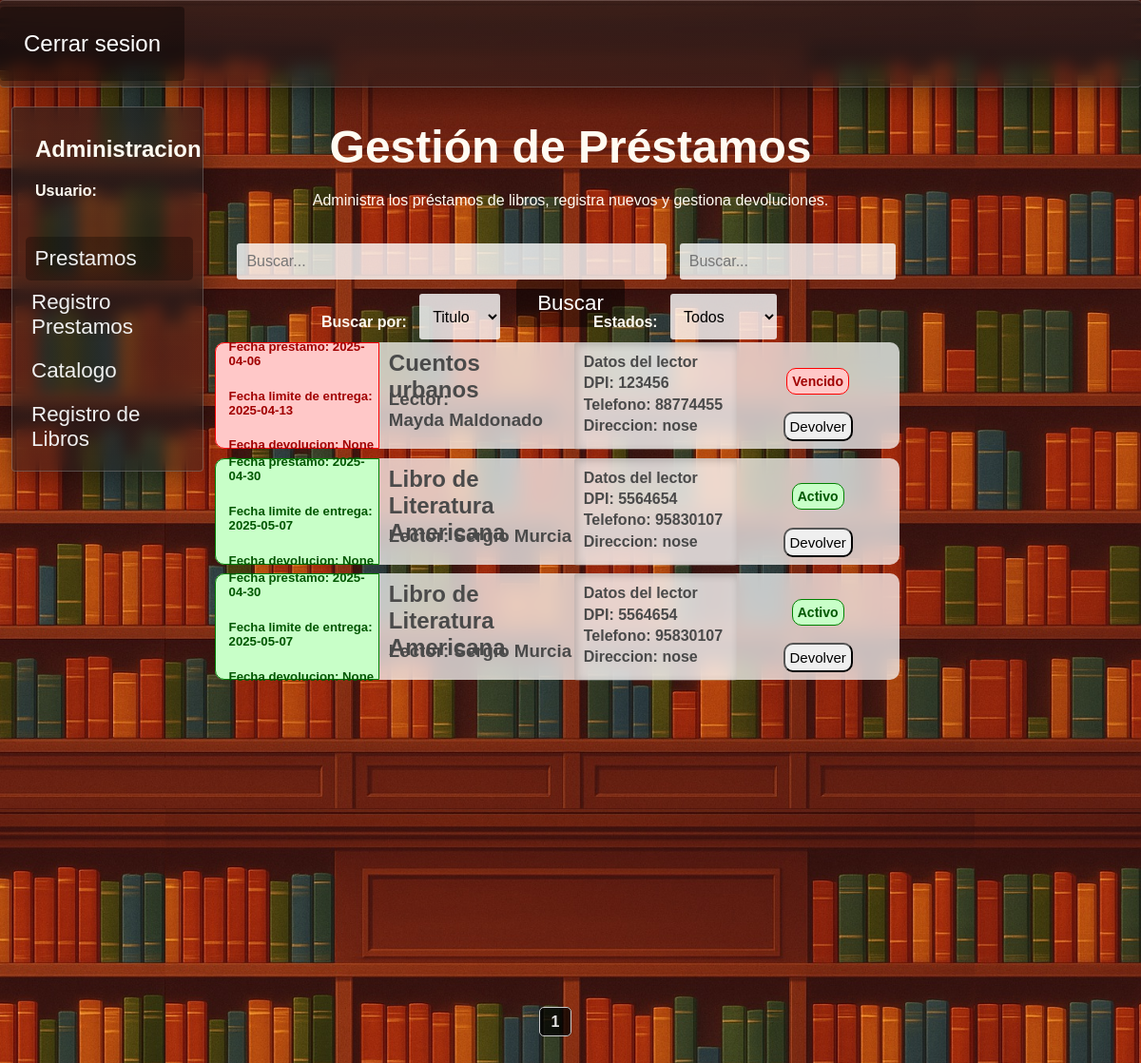
Page /prestamos on the earlier database version.
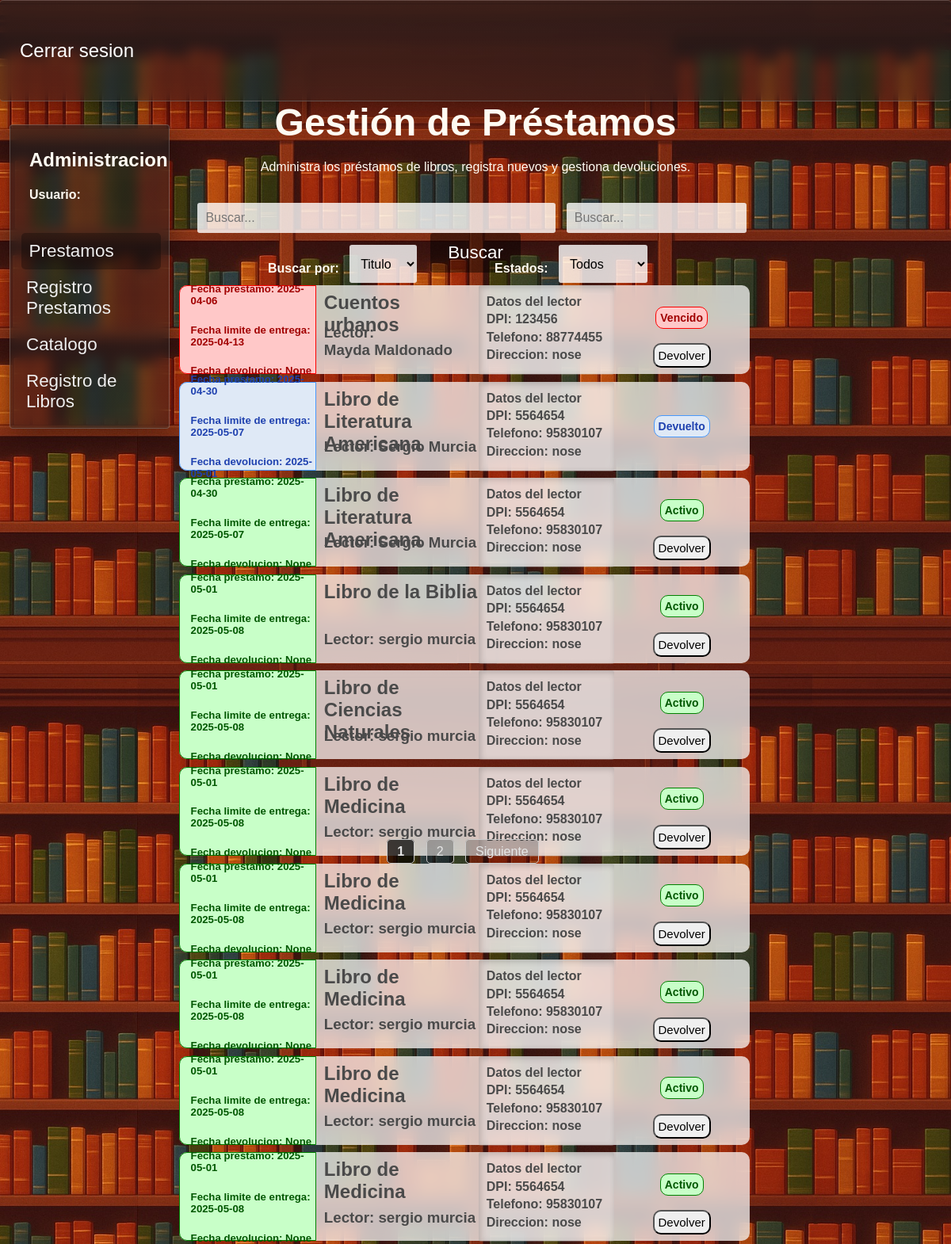
Same page on the later database version.
### tables this page shows
CREATE TABLE "Prestamos" (
	"id_prestamo"	INTEGER NOT NULL,
	"dpi_usuario"	TEXT NOT NULL,
	"nombre"	TEXT NOT NULL,
	"apellido"	TEXT NOT NULL,
	"direccion"	TEXT NOT NULL,
	"num_telefono"	TEXT,
	"id_libro"	INTEGER NOT NULL,
	"grado"	TEXT,
	"id_estado"	TEXT NOT NULL,
	"fecha_prestamo"	DATE NOT NULL,
	"fecha_entrega_estimada"	DATE NOT NULL,
	"fecha_devolucion"	DATE,
	PRIMARY KEY("id_prestamo" AUTOINCREMENT),
	FOREIGN KEY("id_estado") REFERENCES "Estados"("id_estado"),
	FOREIGN KEY("id_libro") REFERENCES "Libros"("id_libro")
);

CREATE TABLE "Libros" (
	"id_libro"	INTEGER,
	"Titulo"	TEXT NOT NULL,
	"Tomo"	INTEGER,
	"ano_publicacion"	TEXT,
	"ISBN"	TEXT,
	"numero_paginas"	INTEGER,
	"numero_copias"	INTEGER,
	PRIMARY KEY("id_libro" AUTOINCREMENT)
);

### app.py (the view)
@app.route("/prestamos")
def prestamos():
    conexion = conexion_BD()
    query = conexion.cursor()
    hoy = datetime.today().date()
    estados = request.args.get("estados", "Todos")
    query.execute("""select id_prestamo, fecha_entrega_estimada
                    from Prestamos
                    where id_estado = 1""")  # Solo prestamos que esten activos (no revisaremos los que ya esten devueltos o vencidos)
    prestamos_para_verificar = query.fetchall()
    if prestamos_para_verificar:
        for prestamo in prestamos_para_verificar:
            id_prestamo = prestamo[0]
            fecha_entrega_estimada = datetime.strptime(prestamo[1], "%Y-%m-%d").date()
        if fecha_entrega_estimada < hoy:
            query.execute("""update Prestamos
                            set id_estado = 3
                            where id_prestamo = ?""", (id_prestamo,))
            conexion.commit()  # Guardamos los cambios
    pagina = request.args.get("page", 1, type=int) #Recibe el parametro de la URL llamado page
    prestamos_por_pagina = 10
    offset = (pagina - 1) * prestamos_por_pagina
    query.execute("select count(*) from prestamos")
    total_prestamos = query.fetchone()[0]
    total_paginas = math.ceil(total_prestamos / prestamos_por_pagina)
    query.execute("""select p.fecha_prestamo, p.fecha_entrega_estimada, p.fecha_devolucion, l.Titulo, p.nombre, p.apellido, p.dpi_usuario, p.num_telefono,  p.direccion, e.estado, p.id_prestamo
                    from Prestamos p
                    join Libros l on p.id_libro = l.id_libro
                    join Estados e on p.id_estado = e.id_estado
                  limit ? offset ?""",(prestamos_por_pagina,offset))
    prestamos = query.fetchall()
    query.close()
    conexion.close()
    return render_template("prestamos.html",prestamos=prestamos,estados=estados,pagina=pagina,total_paginas=total_paginas)

### config.py (called while the page is built)
def conexion_BD():
    return sqlite3.connect(DB_PATH)

### templates/prestamos.html (shortened to what this page needs)
<!DOCTYPE html>
<html lang="es">
<head>
    <link rel="stylesheet" href="{{ url_for('static', filename='barra_lateral.css') }}">
    <link rel="stylesheet" href="{{ url_for('static', filename='general.css') }}">
    <link rel="stylesheet" href="{{ url_for('static', filename='estilo_prestamos.css') }}">
    <link rel="stylesheet" href="{{ url_for('static', filename='filtros.css') }}">
</head>
<body>
    <header>
        <div class="navbar fondo-cristal">
            <a href="{{ url_for('logout') }}">Cerrar sesion</a>
        </div>
    </header>
    <main>
        <div class="div-busqueda">
            <form class="frm-prestamos" action="/buscar_prestamo" method="GET">
                <label for="buscar_prestamo"><h1>Gestión de Préstamos</h1>Administra los préstamos de libros, registra nuevos y gestiona devoluciones.</label><br><br><br>
                <input class="buscar-prestamo" id="cuadro-busqueda" type="text" name="buscar_prestamo" autocomplete="off" placeholder="Buscar...">&nbsp;&nbsp;
                <input class="buscar-prestamo" id="cuadro-busqueda-prestamo" type="text" name="buscar_prestamo" autocomplete="off" placeholder="Buscar...">&nbsp;&nbsp;
                <section class="menu-filtros">
                    <nav>
                        <section>
                            <h4> Buscar por: &nbsp;&nbsp;</h4>
                            <select name="filtro-busqueda" id="filtro-busqueda">
                                <option value="Titulo"
                                    >
                                    Titulo
                                </option>
                            </select>
                        </section>
                        <section>
                            <h4> Estados: &nbsp;&nbsp; </h4>
                            <select name="estados" id="estados">
                                <option value="Todos"
                                    {% if estados == "Todos" %}
                                        selected
                                    {% endif %}>
                                    Todos
                                </option>
                            </select>
                        </section>
                    </nav>
                </section>
                <button id="btn-buscar" type="submit">Buscar</button>
            </form>
        </div>
        <section class="barra-lateral fondo-cristal">
            <h2>Administracion</h2>
            <h4>Usuario: <br>
            {{session["rol"]}}&nbsp;{{session["usuario"]}}</h4>
            <nav>
                <a href="{{ url_for('prestamos') }}" id="pagina-actual">Prestamos </a>
                <a href="{{ url_for('registro_prestamos') }}">Registro Prestamos</a>
                <a href="{{ url_for('libros') }}">Catalogo </a>
                <a href="{{ url_for('insertar_libro') }}">Registro de Libros</a>
            </nav>
        </section>
        <div class="contendor-prestamos">
            {% for prestamo in prestamos %}
            <div class="prestamo">
                <span class="span-fechas"
                {% if (prestamo[9]) == 'Activo' %}
                    id="p-activo"
                {% elif (prestamo[9]) == 'Devuelto' %}
                    id="p-devuelto"
                {% elif (prestamo[9]) == 'Vencido' %}
                    id="p-vencido"
                {% endif %}
                >
                    <h2>Fecha prestamo: {{prestamo[0]}}</h2>
                    <h2>Fecha limite de entrega: {{prestamo[1]}}</h2>
                    <h2>Fecha devolucion: {{prestamo[2]}}</h2>
                </span>
                <span id="span-info-prestamos">
                    <h2>{{prestamo[3]}}</h2>
                    <h3>Lector: {{prestamo[4]}}&nbsp;{{prestamo[5]}} </h3>
                </span>
                <span id="span-informacion-lector">
                    <h4 class="h4-datos-lector">
                        <strong>Datos del lector</strong><br>
                        DPI: {{prestamo[6]}} <br>
                        Telefono: {{prestamo[7]}}<br>
                        Direccion: {{prestamo[8]}}<br>
                    </h4>
                </span>
                <span id="span-estado-prestamo">
                    {% if (prestamo[9]) == 'Activo' %}
                        <h4 id="p-activo">Activo</h4>
                        <div class="div-acciones-prestamo">
                            <form class="frm-devolver-prestamo" action="/devolver_prestamo" method="POST">
                                <button type="submit">Devolver</button>
                            </form>
                    {% elif (prestamo[9]) == 'Devuelto' %}
                        <h4 id="p-devuelto">Devuelto</h4>
                        <div class="div-acciones-prestamo">
                    {% elif (prestamo[9]) == 'Vencido' %}
                        <h4 id="p-vencido">Vencido</h4>
                        <div class="div-acciones-prestamo">
                        <form class="frm-devolver-prestamo" action="/devolver_prestamo" method="POST">
                            <button type="submit">Devolver</button>
                        </form>
                    {% endif %}
                    </div>
                </span>
            </div>
            {% endfor %}
            <div class="paginacion">
                {% for p in range(1, total_paginas + 1) %}
                    {% if p == pagina %}
                        <strong>{{ p }}</strong>
                    {% else %}
                        <a href="{{ url_for('buscar_prestamo', page=p, buscar=busqueda, estados=estados, filtro_busqueda=filtro_busqueda) }}">{{ p }}</a>
                    {% endif %}
                {% endfor %}
                {% if pagina < total_paginas %}
                    <a href="{{ url_for('buscar_prestamo', page=pagina + 1, buscar=busqueda, estados=estados, filtro_busqueda=filtro_busqueda) }}">Siguiente</a>
                {% endif %}
            </div>
        </div>
    </main>
</body>
</html>

### static/barra_lateral.css (style rules this page uses)
.barra-lateral { position: absolute; width: 15%; height: auto; left: 1%; top: 10%; padding: 10px; }
.barra-lateral nav { margin-top: 10%; }
.barra-lateral nav a { padding: 10px; color: #efefef; text-decoration: none; display: block; font-size: 1.4rem; transition: 0.2s ease-in-out; border-radius: 5px; }
.barra-lateral h4, .barra-lateral h2 { margin-left: 14px; }
#pagina-actual { background-color: rgba(0, 0, 0, 0.294); margin-left: 2%; }

### static/general.css (style rules this page uses)
body { margin: 0; padding: 0; font-family: Arial, sans-serif; }
h1 { font-size: 3rem; margin-bottom: 20px; }
#btn-registrar, #btn-buscar, #btn-catalogo, #btn-login, #btn-registrar-prestamo { text-decoration: none; color: white; background-color: #00000071; padding: 12px 22px; font-size: 1.4rem; border: none; border-radius: 4px; transition: background-color 0.2s ease-in-out; }
.navbar { background-color: #00000071; width: 100%; height: 8%; position: absolute; top: 0px; display: flex; align-items: center; justify-content: space-between; border-left: none !important; border-right: none !important; }
.navbar a { text-decoration: none; color: white; padding: 25px; font-size: 1.5rem; transition: 0.1s ease-in; border-radius: 4px; }
.fondo-cristal { background: linear-gradient(rgba(31,31,31,0.6),rgba(31,31,31,0.45)); backdrop-filter: blur(8px); box-shadow: 0 8px 32px 0 rgba(0,0,0,0.37); border: solid 1px rgba(255, 255, 255, 0.21); border-radius: 4px; }
.paginacion { position:absolute; text-align: center; margin: 20px; width: 90%; bottom: 2%; z-index: 1; }
.paginacion a, .paginacion strong { margin: 0 5px; padding: 6px 12px; text-decoration: none; border: 1px solid #ccc; border-radius: 5px; color: #e5e5e5; background-color: #0000003a; transition: 0.2s ease-in-out; }
.paginacion strong { font-weight: bold; background-color: #000000ba; }

### static/estilo_prestamos.css (style rules this page uses)
body { background-image: url('img/libros-loop-v2.jpg'); background-size: cover; background-position: top; }
main { height: 100vh; display: flex; flex-direction: column; justify-content: center; align-items: center; color: #fffbf2; }
.contendor-prestamos { display: block; position: relative; width: 60%; height: 100%; top: 40%; }
.div-acciones-prestamo { display: flex; gap: 5%; }
.prestamo { background-color: rgba(255, 255, 255, 0.721); backdrop-filter: blur(10px); display: flex; position: relative; top: 5%; left: -2%; width: 100%; height: 14%; border-radius: 10px; margin-bottom: .6rem; color: #4a4a4a; transition: 0.3s ease-in-out; }
#span-informacion-lector { width: 25%; }
.span-fechas { position: relative; display: flex; width: 25%; flex-direction: column; justify-content: center; border-top-left-radius: 10px; border-bottom-left-radius: 10px; font-size: .55rem; }
#span-info-prestamos { position: relative; width: 30%; display: flex; flex-direction:column; justify-content: flex-end; }
#span-info-prestamos h2 { margin-top: 8px; margin-left: 5%; position: absolute; top: 0%; }
#span-info-prestamos h3 { margin-top: 30px; margin-left: 5%; position: absolute; }
.h4-datos-lector { background-color: rgba(255, 255, 255, 0.252); padding: 10px; line-height: 1.4; margin: 0; height: 83%; border-radius: 3px; box-shadow: inset 2px 2px 8px rgba(0, 0, 0, 0.2); }
#span-estado-prestamo { position: relative; width: 25%; border-top-right-radius: 15px; border-bottom-right-radius: 15px; display: flex; flex-direction: column; align-items: center; justify-content:center; }
#span-estado-prestamo h4 { border-radius: 10px; padding: 5px; font-size: 14px; }
#span-estado-prestamo button { border-radius: 10px; padding: 5px; font-size: 15px; transition: .3s ease-in-out; }
#p-activo { background-color: rgb(200, 255, 200); color: rgb(0, 87, 0); border: solid 1px green; }
#p-vencido { background-color: rgb(255, 200, 200); color: rgb(161, 0, 0); border: solid 1px red; }
#p-devuelto { background-color: rgb(223,233,246); color: rgb(31,65,175); border: solid 1px rgb(72, 152, 250); }
form select, form input { padding: 10px; font-size: 1rem; border-radius: 3px; border: none; background-color: rgba(255, 255, 255, 0.8); color: black; }
form select { height: 3rem; }
.div-busqueda { text-align: center; position: absolute; top: 5rem; height: 40%; width: 60%; padding: 15px; border-radius: 4px; }
#cuadro-busqueda { width: 60%; }

### static/filtros.css (style rules this page uses)
.menu-filtros { position: absolute; display: flex; width: 100%; }
.menu-filtros nav { margin-top: 2%; display: flex; width: 90%; justify-content: space-evenly; }
h2 { margin-left: 14px; }
.menu-filtros nav section { display: flex; }

Differences in the rows shown:
changed Prestamos (number 2 of 10 on the later page): fecha_devolucion "None" → "2025-05-01"; text "Activo Devolver" → "Devuelto"
added Prestamos: fecha_prestamo "2025-05-01", fecha_entrega_estimada "2025-05-08", prestamo "None", Titulo "Libro de la Biblia", nombre "sergio", apellido "murcia", dpi_usuario "5564654", num_telefono "95830107", direccion "nose"
added Prestamos: fecha_prestamo "2025-05-01", fecha_entrega_estimada "2025-05-08", prestamo "None", Titulo "Libro de Ciencias Naturales", nombre "sergio", apellido "murcia", dpi_usuario "5564654", num_telefono "95830107", direccion "nose"
added Prestamos: fecha_prestamo "2025-05-01", fecha_entrega_estimada "2025-05-08", prestamo "None", Titulo "Libro de Medicina", nombre "sergio", apellido "murcia", dpi_usuario "5564654", num_telefono "95830107", direccion "nose"
added Prestamos: fecha_prestamo "2025-05-01", fecha_entrega_estimada "2025-05-08", prestamo "None", Titulo "Libro de Medicina", nombre "sergio", apellido "murcia", dpi_usuario "5564654", num_telefono "95830107", direccion "nose"
added Prestamos: fecha_prestamo "2025-05-01", fecha_entrega_estimada "2025-05-08", prestamo "None", Titulo "Libro de Medicina", nombre "sergio", apellido "murcia", dpi_usuario "5564654", num_telefono "95830107", direccion "nose"
added Prestamos: fecha_prestamo "2025-05-01", fecha_entrega_estimada "2025-05-08", prestamo "None", Titulo "Libro de Medicina", nombre "sergio", apellido "murcia", dpi_usuario "5564654", num_telefono "95830107", direccion "nose"
added Prestamos: fecha_prestamo "2025-05-01", fecha_entrega_estimada "2025-05-08", prestamo "None", Titulo "Libro de Medicina", nombre "sergio", apellido "murcia", dpi_usuario "5564654", num_telefono "95830107", direccion "nose"
Other differences:
new list line: "2"
text now shown: "Siguiente"
